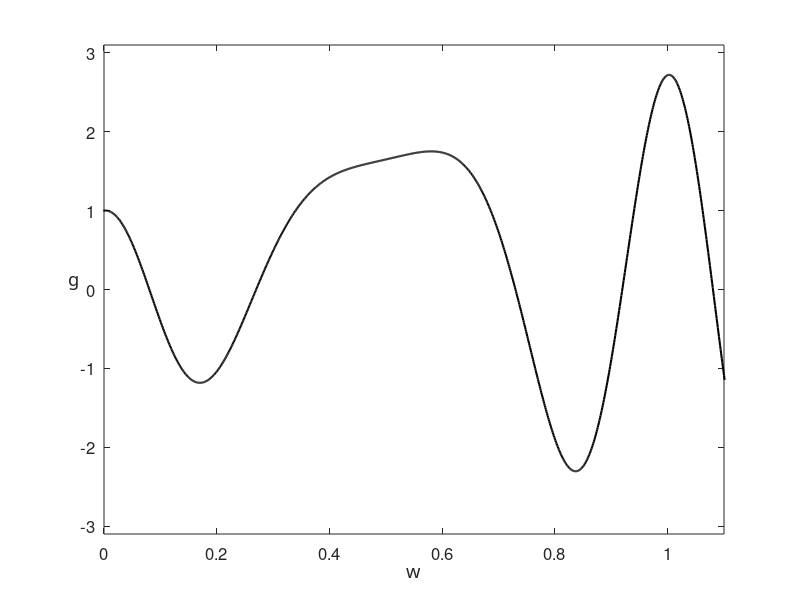

The MATLAB script that drew this image: (Note: this script raises an error after producing the figure.)
% nonconvex_newt_surrogate is a toy wrapper to illustrate the path
% taken by Hessian descent (or Newton's method).  The steps are evaluated 
% at the objective, and then plotted.  For the first 5 iterations the
% quadratic surrogate used to transition from point to point is also plotted.
% The plotted points on the objective turn from green to red as the 
% algorithm converges (or reaches a maximum iteration count, preset to 50).
%
% The (non convex) function here is
%
% f(x) = exp(x)*cos(2pi*sin(pi*x))
%
% This file pairs with chapter 2 of the textbook "Machine Learning Refined" published by Cambridge University Press, 
% free for download at www.mlrefined.com

function nonconvex_newt_surrogate()

%%% create function, choose initial point, to perform hessian descent on %%%
range = 1.1;    % symmetric range over which to plot the function
[a,b] = make_fun(range);
x0 = choose_starter(a,b,range);
disp(['You picked starting point x0 = ',num2str(x0)])

%%% perform hessian descent %%%
[x,in,out] = hessian_descent(x0);

%%% plot function with hessian descent objective evaluations %%%
plot_it_all(in,out,range)

% performs hessian descent
function [x,in,out] = hessian_descent(x)

    % initializations
    grad_stop = 10^-3;
    max_its = 50;
    iter = 1;
    in = [x];    
    out = [obj(x)];
    grad_eval = 1;
  
    % main loop
    while abs(grad_eval) > grad_stop && iter <= max_its
        % take gradient step
        grad_eval = grad(x);
        hess_eval = hess(x);
        if abs(hess_eval) < 10^-6
            hess_eval = sign(hess_eval)*10^-5;
        end
        x = x - grad_eval/hess_eval;
        
        % update containers
        in = [in x];
        out = [out obj(x)];
        
        % update stopers
        iter = iter + 1;
    end  
end

% evaluate the objective
function z = obj(y)
    z = exp(y)*cos(2*pi*sin(pi*y));
end 

% evaluate the gradient
function z = grad(y)
    z = exp(y)*cos(2*pi*sin(pi*y)) - 2*pi^2*exp(y)*sin(2*pi*sin(pi*y))*cos(pi*y);
end 

% evaluate the hessian
function z = hess(y)
    z = exp(y)*(2*(pi^3)*sin(pi*y)*sin(2*pi*sin(pi*y)) - (4*pi^4)*(cos(pi*y)^2)*cos(2*pi*sin(pi*y)) + cos(2*pi*sin(pi*y)) - (4*pi^2)*sin(2*pi*sin(pi*y))*cos(pi*y));
end 
       
% evaluate surrogate
function z = surrogate(y,x)
    z = obj(y) + grad(y)*(x - y) + 1/2*hess(y)*(x - y).^2;
end

% plot evaluation of descent steps 
function plot_steps(in,out)
    
    % colors for points
    s = (1/length(out):1/length(out):1)';
    colorspec = [s.^(1),flipud(s), zeros(length(out),1)];
    
    % plot initial point
    hold on
    plot(in(1),out(1),'o','Color',colorspec(1,:),'MarkerFaceColor',colorspec(1,:),'MarkerSize',6)
    u = text(in(1),out(1),num2str(0),'VerticalAlignment','bottom','HorizontalAlignment','right','FontSize',15);
    pause(1)

    % plot first surrogate
    s_range = 0.3;
    s = in(2) - s_range:0.001:in(2) + s_range;
    t = surrogate(in(1),s);
    h = plot(s,t,'--','Color','m');
    
    for i = 1:length(out) - 1
            if i < 5
                pause(1)
                
                % plot point 
                hold on
                plot(in(i+1),out(i+1),'o','Color',colorspec(i,:),'MarkerFaceColor',colorspec(i,:),'MarkerSize',7)
               
                % plot iter number
                hold on
                delete(u)
                u = text(in(i+1),out(i+1),num2str(i),'VerticalAlignment','bottom','HorizontalAlignment','right','FontSize',15);
                
                % plot surrogate
                if i < length(out) - 2
                    pause(0.5)
                    delete(h)
                    s_range = 0.3;
                    s = in(i+2) - s_range:0.01:in(i+2) + s_range;
                    t = surrogate(in(i+1),s);
                    hold on
                    pause(0.5)
                    h = plot(s,t,'-.','Color','m');
                end
                
            end
        if i == 5
            delete(h);
        end
        if i > 5 && i < 15 % just plot point so things don't get too cluttered
            pause(0.3)
            
            % show connector on obj function
            hold on
            plot([in(i),in(i + 1)],[out(i),out(i + 1)],'--','Color','b')

            % plot point
            hold on
            plot(in(i+1),out(i+1),'o','Color',colorspec(i,:),'MarkerFaceColor',colorspec(i,:),'MarkerSize',7)
        end
        if i >= 15 % just plot point so things don't get too cluttered
            pause(0.1)
            
            % show connector on obj function
            hold on
            plot([in(i),in(i + 1)],[out(i),out(i + 1)],'--','Color','b')
            
            % plot point
            plot(in(i+1),out(i+1),'o','Color',colorspec(i,:),'MarkerFaceColor',colorspec(i,:),'MarkerSize',7)
        end 
        if i == length(out) - 1
            hold on
            delete(u)
            u = text(in(i+1),out(i+1),num2str(i),'VerticalAlignment','bottom','HorizontalAlignment','right','FontSize',15);
        end
    end
end

% makes desired function over -range*10 to range*10
function [a,b] = make_fun(range)
    a = [-range*10:0.001:range*10];
    b = exp(a).*cos(2*pi*sin(pi*a));
end

% plots everything
function plot_it_all(in,out,range)
    % plot function first
    plot(a,b,'k','LineWidth',1.5)

    % adjust window for best visualization,remove possible infinity values
    % obtained from too big of learning rate grad descent steps
    ind = isnan(in);
    in(ind) = [];
    out(ind) = [];
    ind = isinf(out);
    in(ind) = [];
    out(ind) = [];
    axis([min([0,in]) max([range,in]) (min([out,-3]) - 0.1) (max([out,3]) + 0.1)])
    box on
    xlabel('w','Fontsize',18,'FontName','cmmi9')
    ylabel('g','Fontsize',18,'FontName','cmmi9')
    set(get(gca,'YLabel'),'Rotation',0)
    set(gcf,'color','w');
    set(gca,'FontSize',12);

    % plot grad descent steps evaluated at the objective
    plot_steps(in,out)
end

% allows selection of initial point
function z = choose_starter(a,b,r)
    % make window for point picking
    plot(a,b,'k','LineWidth',1.5)
    axis([0 r -3.1 3.1])
    title('Pick starting point!')
    box on
    xlabel('x','Fontsize',18,'FontName','cmmi9')
    ylabel('f','Fontsize',18,'FontName','cmmi9')
    set(get(gca,'YLabel'),'Rotation',0)
    set(gcf,'color','w');
    set(gca,'FontSize',12);

    % pick a point
    [z,w]=ginput(1);
    close gcf
end

end
